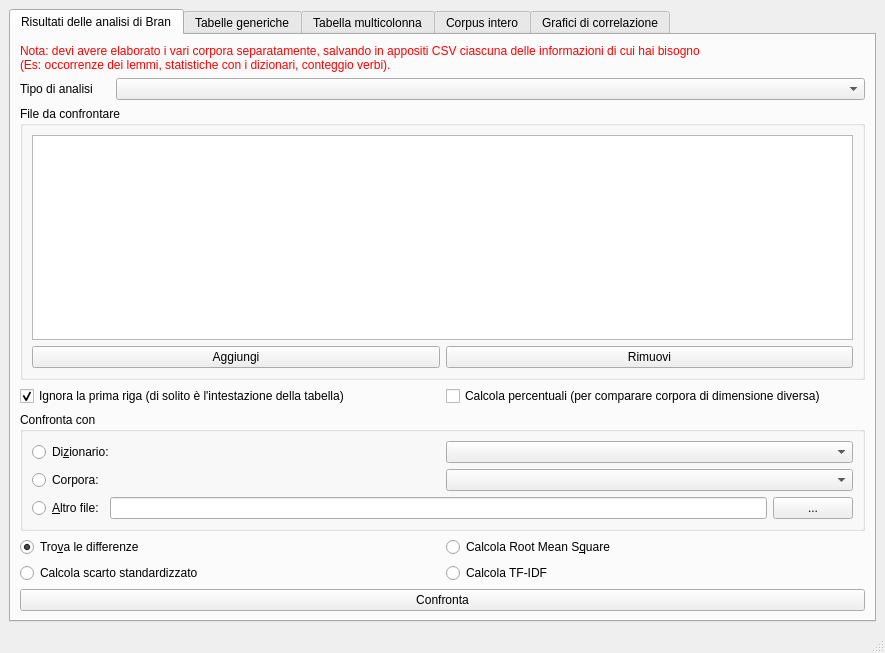
<?xml version="1.0" encoding="UTF-8"?>
<ui version="4.0">
 <class>MainWindow</class>
 <widget class="QMainWindow" name="MainWindow">
  <property name="geometry">
   <rect>
    <x>0</x>
    <y>0</y>
    <width>885</width>
    <height>653</height>
   </rect>
  </property>
  <property name="windowTitle">
   <string>MainWindow</string>
  </property>
  <widget class="QWidget" name="centralwidget">
   <layout class="QVBoxLayout" name="verticalLayout">
    <item>
     <widget class="QTabWidget" name="tabWidget">
      <property name="currentIndex">
       <number>0</number>
      </property>
      <widget class="QWidget" name="tab_3">
       <attribute name="title">
        <string>Risultati delle analisi di Bran</string>
       </attribute>
       <layout class="QVBoxLayout" name="verticalLayout_3">
        <item>
         <widget class="QLabel" name="label">
          <property name="styleSheet">
           <string notr="true">color: rgb(255, 0, 0);</string>
          </property>
          <property name="text">
           <string>Nota: devi avere elaborato i vari corpora separatamente, salvando in appositi CSV ciascuna delle informazioni di cui hai bisogno 
(Es: occorrenze dei lemmi, statistiche con i dizionari, conteggio verbi).</string>
          </property>
         </widget>
        </item>
        <item>
         <layout class="QHBoxLayout" name="horizontalLayout_5">
          <item>
           <widget class="QLabel" name="label_8">
            <property name="maximumSize">
             <size>
              <width>90</width>
              <height>16777215</height>
             </size>
            </property>
            <property name="text">
             <string>Tipo di analisi</string>
            </property>
           </widget>
          </item>
          <item>
           <widget class="QComboBox" name="datatype"/>
          </item>
         </layout>
        </item>
        <item>
         <widget class="QGroupBox" name="groupBox">
          <property name="title">
           <string>File da confrontare</string>
          </property>
          <layout class="QVBoxLayout" name="verticalLayout_2">
           <item>
            <widget class="QListWidget" name="corpora"/>
           </item>
           <item>
            <layout class="QHBoxLayout" name="horizontalLayout_2">
             <item>
              <widget class="QPushButton" name="addfile">
               <property name="text">
                <string>Aggiungi</string>
               </property>
              </widget>
             </item>
             <item>
              <widget class="QPushButton" name="rmfile">
               <property name="text">
                <string>Rimuovi</string>
               </property>
              </widget>
             </item>
            </layout>
           </item>
          </layout>
         </widget>
        </item>
        <item>
         <layout class="QHBoxLayout" name="horizontalLayout_6">
          <item>
           <widget class="QCheckBox" name="ignorefirstrow">
            <property name="text">
             <string>Ignora la prima riga (di solito è l'intestazione della tabella)</string>
            </property>
            <property name="checked">
             <bool>true</bool>
            </property>
           </widget>
          </item>
          <item>
           <widget class="QCheckBox" name="dopercent">
            <property name="text">
             <string>Calcola percentuali (per comparare corpora di dimensione diversa)</string>
            </property>
           </widget>
          </item>
         </layout>
        </item>
        <item>
         <widget class="QGroupBox" name="groupBox_4">
          <property name="title">
           <string>Confronta con</string>
          </property>
          <layout class="QGridLayout" name="gridLayout_2">
           <item row="1" column="0">
            <layout class="QGridLayout" name="gridLayout_4">
             <item row="0" column="0">
              <widget class="QRadioButton" name="sel_dict">
               <property name="text">
                <string>Di&amp;zionario:</string>
               </property>
              </widget>
             </item>
             <item row="0" column="1">
              <widget class="QComboBox" name="with_dict"/>
             </item>
             <item row="1" column="1">
              <widget class="QComboBox" name="with_corpora"/>
             </item>
             <item row="1" column="0">
              <widget class="QRadioButton" name="sel_corpora">
               <property name="text">
                <string>Corpora:</string>
               </property>
              </widget>
             </item>
            </layout>
           </item>
           <item row="6" column="0">
            <layout class="QHBoxLayout" name="horizontalLayout">
             <item>
              <widget class="QRadioButton" name="altrofile">
               <property name="text">
                <string>&amp;Altro file:</string>
               </property>
              </widget>
             </item>
             <item>
              <widget class="QLineEdit" name="altrofilename"/>
             </item>
             <item>
              <widget class="QPushButton" name="altrofileselect">
               <property name="text">
                <string>...</string>
               </property>
              </widget>
             </item>
            </layout>
           </item>
          </layout>
         </widget>
        </item>
        <item>
         <layout class="QGridLayout" name="gridLayout_6">
          <item row="0" column="1">
           <widget class="QRadioButton" name="occ_rms">
            <property name="text">
             <string>Calcola Root Mean S&amp;quare</string>
            </property>
           </widget>
          </item>
          <item row="0" column="0">
           <widget class="QRadioButton" name="occ_diff">
            <property name="text">
             <string>Tro&amp;va le differenze</string>
            </property>
            <property name="checked">
             <bool>true</bool>
            </property>
           </widget>
          </item>
          <item row="1" column="0">
           <widget class="QRadioButton" name="occ_ds">
            <property name="text">
             <string>Calcola scarto standardizzato</string>
            </property>
           </widget>
          </item>
          <item row="1" column="1">
           <widget class="QRadioButton" name="tfidf">
            <property name="text">
             <string>Calcola TF-IDF</string>
            </property>
           </widget>
          </item>
         </layout>
        </item>
        <item>
         <widget class="QPushButton" name="do_occ">
          <property name="text">
           <string>Confronta</string>
          </property>
         </widget>
        </item>
       </layout>
      </widget>
      <widget class="QWidget" name="tab_6">
       <attribute name="title">
        <string>Tabelle generiche</string>
       </attribute>
       <layout class="QVBoxLayout" name="verticalLayout_8">
        <item>
         <widget class="QLabel" name="label_18">
          <property name="styleSheet">
           <string notr="true">color: rgb(255, 0, 0);</string>
          </property>
          <property name="text">
           <string>Puoi confrontare qualsiasi tipo di tabella, basta indicare le colonne (chiavi e valori, es: lemmi e occorrenze) che vuoi comparare.</string>
          </property>
         </widget>
        </item>
        <item>
         <widget class="QGroupBox" name="groupBox_2">
          <property name="title">
           <string>File da confrontare</string>
          </property>
          <layout class="QVBoxLayout" name="verticalLayout_9">
           <item>
            <widget class="QListWidget" name="gen_corpora"/>
           </item>
           <item>
            <layout class="QHBoxLayout" name="horizontalLayout_9">
             <item>
              <widget class="QPushButton" name="gen_addfile">
               <property name="text">
                <string>Aggiungi</string>
               </property>
              </widget>
             </item>
             <item>
              <widget class="QPushButton" name="gen_rmfile">
               <property name="text">
                <string>Rimuovi</string>
               </property>
              </widget>
             </item>
            </layout>
           </item>
          </layout>
         </widget>
        </item>
        <item>
         <layout class="QHBoxLayout" name="horizontalLayout_11">
          <item>
           <widget class="QCheckBox" name="ignorefirstrow_gen">
            <property name="text">
             <string>Ignora la prima riga (di solito è l'intestazione della tabella)</string>
            </property>
            <property name="checked">
             <bool>true</bool>
            </property>
           </widget>
          </item>
          <item>
           <widget class="QCheckBox" name="dopercent_gen">
            <property name="text">
             <string>Calcola percentuali (per comparare corpora di dimensione diversa)</string>
            </property>
           </widget>
          </item>
         </layout>
        </item>
        <item>
         <layout class="QHBoxLayout" name="horizontalLayout_8">
          <item>
           <widget class="QLabel" name="label_12">
            <property name="text">
             <string>Riferimento:</string>
            </property>
           </widget>
          </item>
          <item>
           <widget class="QLineEdit" name="gen_riferimento"/>
          </item>
          <item>
           <widget class="QPushButton" name="gen_riferimento_sel">
            <property name="text">
             <string>...</string>
            </property>
           </widget>
          </item>
         </layout>
        </item>
        <item>
         <layout class="QHBoxLayout" name="horizontalLayout_3">
          <item>
           <layout class="QVBoxLayout" name="verticalLayout_6">
            <item>
             <widget class="QLabel" name="label_2">
              <property name="text">
               <string>Riferimento:</string>
              </property>
             </widget>
            </item>
            <item>
             <layout class="QGridLayout" name="gridLayout_3">
              <item row="0" column="0">
               <widget class="QLabel" name="label_4">
                <property name="text">
                 <string>Colonna chiave:</string>
                </property>
               </widget>
              </item>
              <item row="0" column="1">
               <widget class="QSpinBox" name="genRifKey"/>
              </item>
              <item row="1" column="0">
               <widget class="QLabel" name="label_5">
                <property name="text">
                 <string>Colonna valore:</string>
                </property>
               </widget>
              </item>
              <item row="1" column="1">
               <widget class="QSpinBox" name="genRifVal">
                <property name="value">
                 <number>1</number>
                </property>
               </widget>
              </item>
             </layout>
            </item>
           </layout>
          </item>
          <item>
           <widget class="Line" name="line">
            <property name="orientation">
             <enum>Qt::Vertical</enum>
            </property>
           </widget>
          </item>
          <item>
           <layout class="QVBoxLayout" name="verticalLayout_7">
            <item>
             <widget class="QLabel" name="label_3">
              <property name="text">
               <string>File da confrontare:</string>
              </property>
             </widget>
            </item>
            <item>
             <layout class="QGridLayout" name="gridLayout_5">
              <item row="0" column="0">
               <widget class="QLabel" name="label_6">
                <property name="text">
                 <string>Colonna chiave:</string>
                </property>
               </widget>
              </item>
              <item row="0" column="1">
               <widget class="QSpinBox" name="genConfKey"/>
              </item>
              <item row="1" column="0">
               <widget class="QLabel" name="label_7">
                <property name="text">
                 <string>Colonna valore:</string>
                </property>
               </widget>
              </item>
              <item row="1" column="1">
               <widget class="QSpinBox" name="genConfVal">
                <property name="value">
                 <number>1</number>
                </property>
               </widget>
              </item>
             </layout>
            </item>
           </layout>
          </item>
         </layout>
        </item>
        <item>
         <layout class="QGridLayout" name="gridLayout_9">
          <item row="0" column="2">
           <widget class="QRadioButton" name="gen_rms">
            <property name="text">
             <string>Root Mean S&amp;quare</string>
            </property>
           </widget>
          </item>
          <item row="0" column="0">
           <widget class="QRadioButton" name="gen_diff">
            <property name="text">
             <string>Tro&amp;va le differenze</string>
            </property>
            <property name="checked">
             <bool>true</bool>
            </property>
           </widget>
          </item>
          <item row="1" column="0">
           <widget class="QRadioButton" name="gen_ds">
            <property name="text">
             <string>Scarto standardizzato</string>
            </property>
           </widget>
          </item>
          <item row="1" column="2">
           <widget class="QRadioButton" name="gen_tfidf">
            <property name="text">
             <string>TF-IDF</string>
            </property>
           </widget>
          </item>
         </layout>
        </item>
        <item>
         <widget class="QPushButton" name="do_gen">
          <property name="text">
           <string>Confronta</string>
          </property>
         </widget>
        </item>
       </layout>
      </widget>
      <widget class="QWidget" name="tab">
       <attribute name="title">
        <string>Tabella multicolonna</string>
       </attribute>
       <layout class="QVBoxLayout" name="verticalLayout_5">
        <item>
         <widget class="QLabel" name="label_17">
          <property name="styleSheet">
           <string notr="true">color: rgb(255, 0, 0);</string>
          </property>
          <property name="text">
           <string>Questa funzione confronta le varie colonne di una stessa tabella: richiede che ogni colonna contenga lo stesso tipo di dato 
(es: occorrenze dei lemmi) ma per subcorpora differenti.</string>
          </property>
         </widget>
        </item>
        <item>
         <layout class="QHBoxLayout" name="horizontalLayout_12">
          <item>
           <widget class="QCheckBox" name="ignorefirstrow_multi">
            <property name="text">
             <string>Ignora la prima riga (di solito è l'intestazione della tabella)</string>
            </property>
            <property name="checked">
             <bool>true</bool>
            </property>
           </widget>
          </item>
          <item>
           <widget class="QCheckBox" name="dopercent_multi">
            <property name="text">
             <string>Calcola percentuali (per comparare corpora di dimensione diversa)</string>
            </property>
           </widget>
          </item>
         </layout>
        </item>
        <item>
         <layout class="QHBoxLayout" name="horizontalLayout_7">
          <item>
           <layout class="QGridLayout" name="gridLayout_7">
            <item row="1" column="1">
             <layout class="QHBoxLayout" name="horizontalLayout_10">
              <item>
               <widget class="QLineEdit" name="multi_filename"/>
              </item>
              <item>
               <widget class="QPushButton" name="multi_filename_sel">
                <property name="text">
                 <string>...</string>
                </property>
               </widget>
              </item>
             </layout>
            </item>
            <item row="5" column="0">
             <widget class="Line" name="line_2">
              <property name="orientation">
               <enum>Qt::Horizontal</enum>
              </property>
             </widget>
            </item>
            <item row="1" column="0">
             <widget class="QLabel" name="label_13">
              <property name="text">
               <string>File</string>
              </property>
             </widget>
            </item>
            <item row="2" column="0">
             <widget class="QLabel" name="label_9">
              <property name="text">
               <string>Colonna chiave</string>
              </property>
             </widget>
            </item>
            <item row="6" column="0">
             <widget class="QLabel" name="label_11">
              <property name="text">
               <string>Colonne da confrontare</string>
              </property>
             </widget>
            </item>
            <item row="4" column="0">
             <widget class="QLabel" name="label_10">
              <property name="text">
               <string>Riferimento</string>
              </property>
             </widget>
            </item>
            <item row="2" column="1">
             <widget class="QSpinBox" name="multiConfKey"/>
            </item>
            <item row="6" column="1">
             <layout class="QVBoxLayout" name="verticalLayout_4">
              <item>
               <widget class="QLineEdit" name="multiConfValue">
                <property name="placeholderText">
                 <string>2,3,4</string>
                </property>
               </widget>
              </item>
              <item>
               <widget class="QCheckBox" name="multi_all">
                <property name="text">
                 <string>Tutte le altre</string>
                </property>
                <property name="checked">
                 <bool>true</bool>
                </property>
               </widget>
              </item>
              <item>
               <layout class="QGridLayout" name="gridLayout_8">
                <item row="1" column="1">
                 <widget class="QRadioButton" name="multi_tfidf">
                  <property name="text">
                   <string>TF-IDF</string>
                  </property>
                  <attribute name="buttonGroup">
                   <string notr="true">buttonGroup</string>
                  </attribute>
                 </widget>
                </item>
                <item row="0" column="1">
                 <widget class="QRadioButton" name="multi_rms">
                  <property name="text">
                   <string>Root Mean S&amp;quare</string>
                  </property>
                  <attribute name="buttonGroup">
                   <string notr="true">buttonGroup</string>
                  </attribute>
                 </widget>
                </item>
                <item row="0" column="0">
                 <widget class="QRadioButton" name="multi_diff">
                  <property name="text">
                   <string>Tro&amp;va differenze</string>
                  </property>
                  <property name="checked">
                   <bool>true</bool>
                  </property>
                  <attribute name="buttonGroup">
                   <string notr="true">buttonGroup</string>
                  </attribute>
                 </widget>
                </item>
                <item row="1" column="0">
                 <widget class="QRadioButton" name="multi_ds">
                  <property name="text">
                   <string>Scarto standardizzato</string>
                  </property>
                  <attribute name="buttonGroup">
                   <string notr="true">buttonGroup</string>
                  </attribute>
                 </widget>
                </item>
               </layout>
              </item>
             </layout>
            </item>
            <item row="4" column="1">
             <layout class="QVBoxLayout" name="verticalLayout_11">
              <item>
               <layout class="QHBoxLayout" name="horizontalLayout_15">
                <item>
                 <widget class="QRadioButton" name="sametb_multi">
                  <property name="text">
                   <string>Nella stessa tabella</string>
                  </property>
                  <property name="checked">
                   <bool>true</bool>
                  </property>
                  <attribute name="buttonGroup">
                   <string notr="true">buttonGroup_2</string>
                  </attribute>
                 </widget>
                </item>
                <item>
                 <layout class="QHBoxLayout" name="horizontalLayout_14"/>
                </item>
                <item>
                 <widget class="QRadioButton" name="otherfile_multi">
                  <property name="text">
                   <string>In altro file</string>
                  </property>
                  <attribute name="buttonGroup">
                   <string notr="true">buttonGroup_2</string>
                  </attribute>
                 </widget>
                </item>
                <item>
                 <widget class="QLineEdit" name="rif_multi"/>
                </item>
                <item>
                 <widget class="QPushButton" name="loadrif_multi">
                  <property name="text">
                   <string>...</string>
                  </property>
                 </widget>
                </item>
               </layout>
              </item>
              <item>
               <layout class="QHBoxLayout" name="horizontalLayout_13">
                <item>
                 <widget class="QLabel" name="label_19">
                  <property name="text">
                   <string>Colonna del riferimento:</string>
                  </property>
                 </widget>
                </item>
                <item>
                 <widget class="QSpinBox" name="multiRifValue">
                  <property name="value">
                   <number>1</number>
                  </property>
                 </widget>
                </item>
               </layout>
              </item>
             </layout>
            </item>
            <item row="5" column="1">
             <widget class="Line" name="line_3">
              <property name="orientation">
               <enum>Qt::Horizontal</enum>
              </property>
             </widget>
            </item>
            <item row="3" column="0">
             <widget class="Line" name="line_4">
              <property name="orientation">
               <enum>Qt::Horizontal</enum>
              </property>
             </widget>
            </item>
            <item row="3" column="1">
             <widget class="Line" name="line_5">
              <property name="orientation">
               <enum>Qt::Horizontal</enum>
              </property>
             </widget>
            </item>
           </layout>
          </item>
         </layout>
        </item>
        <item>
         <widget class="QPushButton" name="do_multi">
          <property name="text">
           <string>Confronta</string>
          </property>
         </widget>
        </item>
       </layout>
      </widget>
      <widget class="QWidget" name="tab_2">
       <attribute name="title">
        <string>Corpus intero</string>
       </attribute>
       <layout class="QVBoxLayout" name="verticalLayout_10">
        <item>
         <widget class="QLabel" name="label_16">
          <property name="styleSheet">
           <string notr="true">color: rgb(255, 0, 0);</string>
          </property>
          <property name="text">
           <string>Il corpus 1 viene confrontato con il corpus 2, per trovare gli elementi cancellati, aggiunti, o modificati rispetto all'originale (corpus 1). 
È possibile fondere assieme solo corpora della stessa dimensione: le colonne della forma grafica dovrebbero coincidere.</string>
          </property>
         </widget>
        </item>
        <item>
         <layout class="QGridLayout" name="gridLayout">
          <item row="1" column="2">
           <widget class="QPushButton" name="corpus2_sel">
            <property name="text">
             <string>...</string>
            </property>
           </widget>
          </item>
          <item row="0" column="2">
           <widget class="QPushButton" name="corpus1_sel">
            <property name="text">
             <string>...</string>
            </property>
           </widget>
          </item>
          <item row="0" column="1">
           <widget class="QLineEdit" name="corpus1"/>
          </item>
          <item row="1" column="1">
           <widget class="QLineEdit" name="corpus2"/>
          </item>
          <item row="0" column="0">
           <widget class="QLabel" name="label_14">
            <property name="text">
             <string>Corpus 1</string>
            </property>
           </widget>
          </item>
          <item row="1" column="0">
           <widget class="QLabel" name="label_15">
            <property name="text">
             <string>Corpus 2</string>
            </property>
           </widget>
          </item>
         </layout>
        </item>
        <item>
         <layout class="QGridLayout" name="gridLayout_10">
          <item row="1" column="0">
           <widget class="QCheckBox" name="corpuscol_1">
            <property name="text">
             <string>CheckBox</string>
            </property>
           </widget>
          </item>
          <item row="2" column="0">
           <widget class="QCheckBox" name="corpuscol_2">
            <property name="text">
             <string>CheckBox</string>
            </property>
           </widget>
          </item>
          <item row="2" column="2">
           <widget class="QCheckBox" name="corpuscol_8">
            <property name="text">
             <string>CheckBox</string>
            </property>
           </widget>
          </item>
          <item row="0" column="2">
           <widget class="QCheckBox" name="corpuscol_6">
            <property name="text">
             <string>CheckBox</string>
            </property>
           </widget>
          </item>
          <item row="0" column="1">
           <widget class="QCheckBox" name="corpuscol_4">
            <property name="text">
             <string>CheckBox</string>
            </property>
           </widget>
          </item>
          <item row="1" column="2">
           <widget class="QCheckBox" name="corpuscol_7">
            <property name="text">
             <string>CheckBox</string>
            </property>
           </widget>
          </item>
          <item row="0" column="0">
           <widget class="QCheckBox" name="corpuscol_0">
            <property name="text">
             <string>CheckBox</string>
            </property>
           </widget>
          </item>
          <item row="3" column="0">
           <widget class="QCheckBox" name="corpuscol_3">
            <property name="text">
             <string>CheckBox</string>
            </property>
           </widget>
          </item>
          <item row="3" column="2">
           <widget class="QCheckBox" name="corpuscol_9">
            <property name="text">
             <string>CheckBox</string>
            </property>
           </widget>
          </item>
          <item row="1" column="1">
           <widget class="QCheckBox" name="corpuscol_5">
            <property name="text">
             <string>CheckBox</string>
            </property>
           </widget>
          </item>
         </layout>
        </item>
        <item>
         <widget class="QPushButton" name="do_corpus_diff">
          <property name="text">
           <string>Confronta</string>
          </property>
         </widget>
        </item>
        <item>
         <layout class="QHBoxLayout" name="horizontalLayout_4">
          <item>
           <widget class="QCheckBox" name="aggiunte">
            <property name="text">
             <string>Aggiunte (+)</string>
            </property>
            <property name="checked">
             <bool>true</bool>
            </property>
           </widget>
          </item>
          <item>
           <widget class="QCheckBox" name="modifiche">
            <property name="text">
             <string>Modifiche (!)</string>
            </property>
            <property name="checked">
             <bool>true</bool>
            </property>
           </widget>
          </item>
          <item>
           <widget class="QCheckBox" name="rimozioni">
            <property name="text">
             <string>Rimozioni (-)</string>
            </property>
            <property name="checked">
             <bool>true</bool>
            </property>
           </widget>
          </item>
         </layout>
        </item>
        <item>
         <widget class="QPushButton" name="applydiff">
          <property name="text">
           <string>Applica modifiche</string>
          </property>
         </widget>
        </item>
        <item>
         <layout class="QGridLayout" name="gridLayout_11">
          <item row="2" column="0">
           <widget class="QLabel" name="corpuscol_lbl_2">
            <property name="text">
             <string>TextLabel</string>
            </property>
           </widget>
          </item>
          <item row="1" column="2">
           <widget class="QLabel" name="corpuscol_lbl_5">
            <property name="text">
             <string>TextLabel</string>
            </property>
           </widget>
          </item>
          <item row="1" column="0">
           <widget class="QLabel" name="corpuscol_lbl_1">
            <property name="text">
             <string>TextLabel</string>
            </property>
           </widget>
          </item>
          <item row="0" column="2">
           <widget class="QLabel" name="corpuscol_lbl_4">
            <property name="text">
             <string>TextLabel</string>
            </property>
           </widget>
          </item>
          <item row="0" column="4">
           <widget class="QLabel" name="corpuscol_lbl_6">
            <property name="text">
             <string>TextLabel</string>
            </property>
           </widget>
          </item>
          <item row="0" column="1">
           <widget class="QComboBox" name="corpuscol_cmb_0"/>
          </item>
          <item row="1" column="3">
           <widget class="QComboBox" name="corpuscol_cmb_5"/>
          </item>
          <item row="0" column="3">
           <widget class="QComboBox" name="corpuscol_cmb_4"/>
          </item>
          <item row="3" column="4">
           <widget class="QLabel" name="corpuscol_lbl_9">
            <property name="text">
             <string>TextLabel</string>
            </property>
           </widget>
          </item>
          <item row="0" column="0">
           <widget class="QLabel" name="corpuscol_lbl_0">
            <property name="text">
             <string>TextLabel</string>
            </property>
           </widget>
          </item>
          <item row="2" column="4">
           <widget class="QLabel" name="corpuscol_lbl_8">
            <property name="text">
             <string>TextLabel</string>
            </property>
           </widget>
          </item>
          <item row="1" column="1">
           <widget class="QComboBox" name="corpuscol_cmb_1"/>
          </item>
          <item row="3" column="0">
           <widget class="QLabel" name="corpuscol_lbl_3">
            <property name="text">
             <string>TextLabel</string>
            </property>
           </widget>
          </item>
          <item row="3" column="1">
           <widget class="QComboBox" name="corpuscol_cmb_3"/>
          </item>
          <item row="2" column="1">
           <widget class="QComboBox" name="corpuscol_cmb_2"/>
          </item>
          <item row="1" column="4">
           <widget class="QLabel" name="corpuscol_lbl_7">
            <property name="text">
             <string>TextLabel</string>
            </property>
           </widget>
          </item>
          <item row="0" column="5">
           <widget class="QComboBox" name="corpuscol_cmb_6"/>
          </item>
          <item row="1" column="5">
           <widget class="QComboBox" name="corpuscol_cmb_7"/>
          </item>
          <item row="2" column="5">
           <widget class="QComboBox" name="corpuscol_cmb_8"/>
          </item>
          <item row="3" column="5">
           <widget class="QComboBox" name="corpuscol_cmb_9"/>
          </item>
         </layout>
        </item>
        <item>
         <widget class="QPushButton" name="do_corpus_merge">
          <property name="text">
           <string>Merge</string>
          </property>
         </widget>
        </item>
       </layout>
      </widget>
      <widget class="QWidget" name="tab_4">
       <attribute name="title">
        <string>Grafici di correlazione</string>
       </attribute>
       <layout class="QVBoxLayout" name="verticalLayout_12">
        <item>
         <layout class="QHBoxLayout" name="horizontalLayout_21">
          <item>
           <widget class="QLabel" name="label_29">
            <property name="text">
             <string>Titolo del grafico</string>
            </property>
           </widget>
          </item>
          <item>
           <widget class="QLineEdit" name="plotTitle"/>
          </item>
         </layout>
        </item>
        <item>
         <layout class="QHBoxLayout" name="horizontalLayout_22">
          <item>
           <widget class="QGroupBox" name="groupBox_5">
            <property name="title">
             <string>Dati da analizzare  </string>
            </property>
            <layout class="QVBoxLayout" name="verticalLayout_14">
             <item>
              <widget class="QLabel" name="label_26">
               <property name="text">
                <string>Es: misure lessicometriche, risposte a questionari</string>
               </property>
              </widget>
             </item>
             <item>
              <layout class="QHBoxLayout" name="horizontalLayout_19">
               <item>
                <widget class="QListWidget" name="plotData"/>
               </item>
              </layout>
             </item>
             <item>
              <layout class="QHBoxLayout" name="horizontalLayout_23">
               <item>
                <widget class="QPushButton" name="plot_addfile">
                 <property name="text">
                  <string>Aggiungi</string>
                 </property>
                </widget>
               </item>
               <item>
                <widget class="QPushButton" name="plot_rmfile">
                 <property name="text">
                  <string>Rimuovi</string>
                 </property>
                </widget>
               </item>
              </layout>
             </item>
             <item>
              <layout class="QGridLayout" name="gridLayout_13">
               <item row="1" column="0">
                <widget class="QLabel" name="label_24">
                 <property name="text">
                  <string>Colonna dei dati</string>
                 </property>
                </widget>
               </item>
               <item row="0" column="0">
                <widget class="QLabel" name="label_25">
                 <property name="text">
                  <string>Colonna ID</string>
                 </property>
                </widget>
               </item>
               <item row="0" column="1">
                <widget class="QComboBox" name="plotDataID"/>
               </item>
               <item row="1" column="1">
                <widget class="QComboBox" name="plotDataCol"/>
               </item>
              </layout>
             </item>
            </layout>
           </widget>
          </item>
          <item>
           <widget class="QGroupBox" name="groupBox_3">
            <property name="title">
             <string>Filtro per raggruppamento  </string>
            </property>
            <layout class="QVBoxLayout" name="verticalLayout_13">
             <item>
              <widget class="QLabel" name="label_20">
               <property name="text">
                <string>Es: tabella contenente dati anagrafici o bibliografici</string>
               </property>
              </widget>
             </item>
             <item>
              <layout class="QHBoxLayout" name="horizontalLayout_17">
               <item>
                <widget class="QLabel" name="label_21">
                 <property name="text">
                  <string>Tabella</string>
                 </property>
                </widget>
               </item>
               <item>
                <widget class="QLineEdit" name="plotGroup"/>
               </item>
               <item>
                <widget class="QPushButton" name="plot_groupfile">
                 <property name="text">
                  <string>...</string>
                 </property>
                </widget>
               </item>
              </layout>
             </item>
             <item>
              <layout class="QGridLayout" name="gridLayout_12">
               <item row="1" column="0">
                <widget class="QLabel" name="label_23">
                 <property name="text">
                  <string>Colonna del filtro</string>
                 </property>
                </widget>
               </item>
               <item row="0" column="0">
                <widget class="QLabel" name="label_22">
                 <property name="text">
                  <string>Colonna ID</string>
                 </property>
                </widget>
               </item>
               <item row="0" column="1">
                <widget class="QComboBox" name="plotGroupID"/>
               </item>
               <item row="1" column="1">
                <widget class="QComboBox" name="plotGroupCol"/>
               </item>
              </layout>
             </item>
             <item>
              <layout class="QHBoxLayout" name="horizontalLayout_18">
               <item>
                <widget class="QLabel" name="label_27">
                 <property name="text">
                  <string>Filtra con espressione regolare </string>
                 </property>
                </widget>
               </item>
               <item>
                <widget class="QLineEdit" name="plotRegex"/>
               </item>
               <item>
                <widget class="QCheckBox" name="plotCase">
                 <property name="text">
                  <string>Case sensitive</string>
                 </property>
                </widget>
               </item>
              </layout>
             </item>
            </layout>
           </widget>
          </item>
         </layout>
        </item>
        <item>
         <layout class="QHBoxLayout" name="horizontalLayout_16">
          <item>
           <widget class="QCheckBox" name="plotHeader">
            <property name="text">
             <string>Intestazioni nella prima riga</string>
            </property>
            <property name="checked">
             <bool>true</bool>
            </property>
           </widget>
          </item>
          <item>
           <widget class="QRadioButton" name="sepTab">
            <property name="text">
             <string>Separa colonne con tabulazione</string>
            </property>
            <attribute name="buttonGroup">
             <string notr="true">buttonGroup_3</string>
            </attribute>
           </widget>
          </item>
          <item>
           <widget class="QRadioButton" name="sepPer">
            <property name="text">
             <string>Separa colonne per</string>
            </property>
            <property name="checked">
             <bool>true</bool>
            </property>
            <attribute name="buttonGroup">
             <string notr="true">buttonGroup_3</string>
            </attribute>
           </widget>
          </item>
          <item>
           <widget class="QLineEdit" name="sepText">
            <property name="text">
             <string>,</string>
            </property>
           </widget>
          </item>
         </layout>
        </item>
        <item>
         <layout class="QHBoxLayout" name="horizontalLayout_20">
          <item>
           <widget class="QLabel" name="label_28">
            <property name="text">
             <string>Cartella di destinazione</string>
            </property>
           </widget>
          </item>
          <item>
           <widget class="QLineEdit" name="plotoutputdir"/>
          </item>
          <item>
           <widget class="QPushButton" name="plotselectoutput">
            <property name="text">
             <string>...</string>
            </property>
           </widget>
          </item>
         </layout>
        </item>
        <item>
         <widget class="QCheckBox" name="runR">
          <property name="text">
           <string>Esegui gli script dopo averli creati</string>
          </property>
          <property name="checked">
           <bool>true</bool>
          </property>
         </widget>
        </item>
        <item>
         <widget class="QPushButton" name="creagrafici">
          <property name="text">
           <string>Crea grafici</string>
          </property>
         </widget>
        </item>
       </layout>
      </widget>
     </widget>
    </item>
   </layout>
  </widget>
  <widget class="QMenuBar" name="menubar">
   <property name="geometry">
    <rect>
     <x>0</x>
     <y>0</y>
     <width>885</width>
     <height>30</height>
    </rect>
   </property>
  </widget>
  <widget class="QStatusBar" name="statusbar"/>
 </widget>
 <resources/>
 <connections/>
 <buttongroups>
  <buttongroup name="buttonGroup"/>
  <buttongroup name="buttonGroup_2"/>
  <buttongroup name="buttonGroup_3"/>
 </buttongroups>
</ui>
